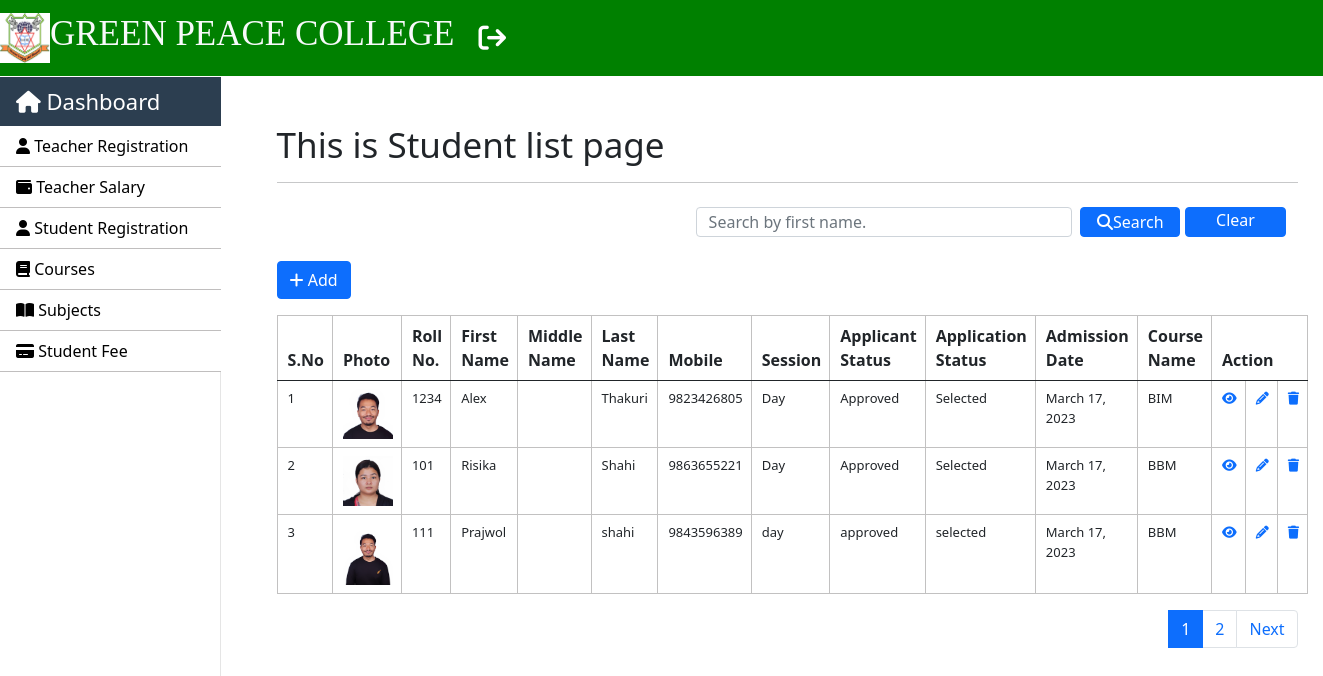
Page /students/index (signed in) on the earlier database version.
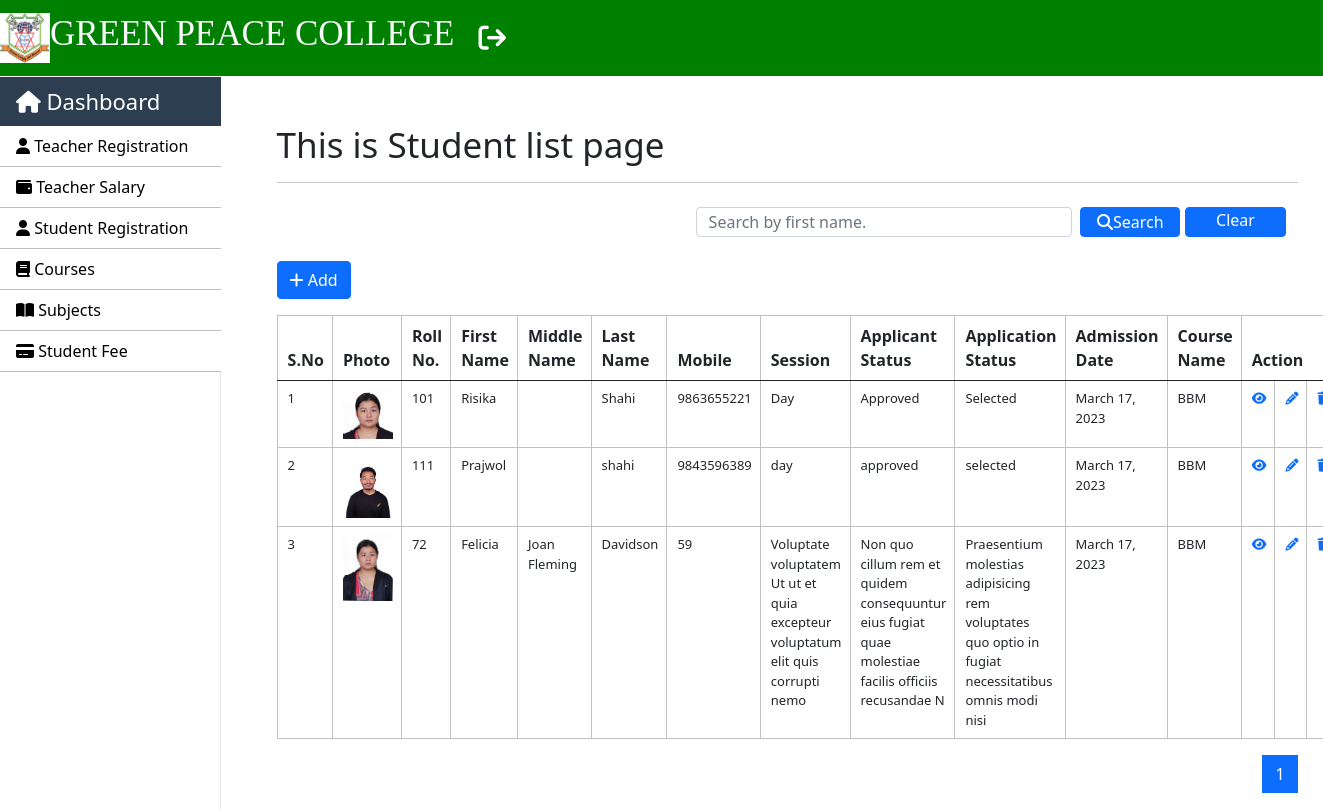
Same page on the later database version.
### SMS/models.py (models this page shows, shortened)
class Student(models.Model):
    roll_no = models.IntegerField()
    first_name = models.CharField(max_length=250)
    middle_name = models.CharField(max_length=250, blank=True)
    last_name = models.CharField(max_length=250)
    father_name = models.CharField(max_length=250, blank=True)
    mobile_no = models.IntegerField()
    image = models.ImageField(upload_to='Images/Students/', blank=True)
    course_name = models.ForeignKey(Course, on_delete=models.CASCADE)
    session = models.CharField(max_length=250)
    applicant_status = models.CharField(max_length=100)
    application_status = models.CharField(max_length=100)
    dob = models.DateField()
    gender = models.CharField(max_length=250)
    address = models.CharField(max_length=250)
    admission_date = models.DateField()
    email = models.EmailField()
    class Meta:
        db_table = "student_info"

class Course(models.Model):
    course_code = models.IntegerField()
    course_name = models.CharField(max_length=250)
    semester_or_year = models.CharField(max_length=250)
    no_of_year = models.CharField(max_length=250)
    def __str__(self):
        return self.course_name
    class Meta:
        db_table = "course"

### SMS/views.py (the view)
# urls.py: path("students/index",views.students_index, name='index-student' ),
@login_required(login_url='login')
def students_index(request):
    student_list = Student.objects.all().order_by('id')
    paginator = Paginator(student_list, 3) # Show 3 datas per page.
    page_number = request.GET.get('page')
    page_obj = paginator.get_page(page_number)
    context = {"data": page_obj}
    if request.method == "POST":
        search = request.POST.get('search')
        students = Student.objects.filter(first_name__icontains=search)
        context = {"data": students}
        return render(request, 'students/student_index.html', context)
    return render(request, 'students/student_index.html', context)

### templates/students/student_index.html (shortened to what this page needs)
{% extends 'layouts/master.html' %}
{% block custom_css %}
<link rel="stylesheet" href="https://cdnjs.cloudflare.com/ajax/libs/font-awesome/6.3.0/css/all.min.css"/>
{% endblock %}
{% block content %}
<div class="container mt-5">
    <h1>This is Student list page</h1>
    <hr>
    <nav class="navbar bg-body-tertiary">
        <div class="container-fluid">
              <form class="d-flex" role="search" action="{% url 'index-student' %}" method="POST">
                <input style="height: 30px;" class="form-control me-2" type="text" name="search" placeholder="Search by first name." aria-label="Search">
                <button class="btn btn-primary mb-3 mr-3" type="submit" style="height:30px; width: 160px; padding: 0px;"><i class="fa-solid fa-search"></i>Search</button>
                <a href="{% url 'index-student' %}" class="btn btn-primary mb-3 ml-2"  style="height:30px; width: 160px; padding: 0px; margin-left: 5px;">Clear</a>
              </form>
        </div>
    </nav>
    <a href="{% url 'add-student' %}" class="btn btn-primary mb-3"><i class="fa-solid fa-plus"></i> Add</a>
    <div class="row">
        <div class="col-8">
            <table class="table table-striped-columns table-hover">
                <thead>
                    <tr>
                        <th>S.No</th>
                        <th>Photo</th>
                        <th>Roll No.</th>
                        <th>First Name</th>
                        <th>Middle Name</th>
                        <th>Last Name</th>
                        <th>Mobile</th>
                        <th>Session</th>
                        <th>Applicant Status</th>
                        <th>Application Status</th>
                        <th>Admission Date</th>
                        <th>Course Name</th>
                        <th colspan="3">Action</th>
                    </tr>
                </thead>
                <tbody>
                    {% for val in data %}
                    <tr>
                        <td>{{ forloop.counter }}</td>
                        <td><img src="{{ val.image.url }}" width="50"></td>
                        <td>{{ val.roll_no }}</td>
                        <td>{{ val.first_name }}</td>
                        <td>{{ val.middle_name }}</td>
                        <td>{{ val.last_name }}</td>
                        <td>{{val.mobile_no}}</td>
                        <td>{{val.session}}</td>
                        <td>{{val.applicant_status}}</td>
                        <td>{{val.application_status}}</td>
                        <td>{{val.admission_date}}</td>
                        <td>{{val.course_name}}</td>
                        <td><a href="{% url 'view-student' val.id %}"><i class="fa-solid fa-eye"></i></a></td>
                        <td><a href="{% url 'edit-student' val.id %}"><i class="fa-solid fa-pencil"></i></a></td>
                        <td><a href="{% url 'delete-student' val.id %}"><i class="fa-solid fa-trash"></i></a></td>
                    </tr>
                    {% endfor %}
                </tbody>
            </table>
        </div>
    </div>
    <nav aria-label="Page navigation example">
        <ul class="pagination justify-content-end">
            {% for num_page in data.paginator.page_range %}
            {% if data.number == num_page %}
             <li class="page-item active"><a class="page-link" href="{%  url 'index-student' %}?page={{ num_page }}">{{ num_page }}</a></li>
             {% else %}
             <li class="page-item"><a class="page-link" href="{%  url 'index-student' %}?page={{ num_page }}">{{ num_page }}</a></li>
             {% endif %}
            {% endfor %}
          <li class="page-item">
            {% if data.has_next %}
                <a class="page-link" href="{%  url 'index-student' %}?page={{ data.next_page_number }}"">Next</a>
            {% endif %}
            </li>
        </ul>
      </nav>
</div>
{% endblock %}

### templates/layouts/master.html (shortened to what this page needs)
<!DOCTYPE html>
<html lang="en">
  <head>
    {% load static %}
    <link href="{% static 'css/bootstrap.min.css' %}" rel="stylesheet" />
    <link rel="stylesheet" href="{% static 'css/style.css' %}" />
    <link
      rel="stylesheet"
      href="https://cdnjs.cloudflare.com/ajax/libs/font-awesome/6.3.0/css/all.min.css"
    />
    {% block custom_css %}{% endblock %}
  </head>
  <body>
    <nav
      class="navbar navbar-expand-lg navbar-dark header-back sticky-top header-navbar-fonts"
>
      <a class="navbar-brand d-flex align-items-center" href="">
        <img
          src="{% static 'image/download.png' %}"
          class="logo-image"
          width="50"
          height="50"
        />
        <h3 class="text-light text-uppercase ml-2">GREEN PEACE College</h3>
      </a>
      <div class="collapse navbar-collapse" id="navbarNavDropdown">
        <ul class="navbar-nav ml-auto">
          <li class="nav-item active">
            <a class="nav-link" href="{% url 'logout' %}"
              ><i class="fa fa-sign-out text-white fa-lg" aria-hidden="true"></i
              ><span class="sr-only">(current)</span></a
            >
          </li>
        </ul>
      </div>
    </nav>
    <nav id="sidebarMenu" class="">
      <div
        class="col-xl-2 col-lg-3 col-md-4 sidebar position-fixed border-right">
        <div class="sidebar-header">
          <div class="nav-item">
            <a class="nav-link text-white" href="">
              <i class="fa fa-home mr-2" aria-hidden="true"></i> Dashboard
            </a>
          </div>
        </div>
        <ul class="nav flex-column">
          <li class="nav-item">
            <a class="nav-link" href="{% url 'index-teacher' %}">
              <i class="fa fa-user" aria-hidden="true"></i> Teacher Registration
            </a>
          </li>
          <li class="nav-item">
            <a class="nav-link" href="{% url 'salary-teacher' %}">
              <i class="fa fa-wallet mr-2" aria-hidden="true"></i> Teacher
              Salary
            </a>
          </li>
          <li class="nav-item">
            <a class="nav-link" href="{% url 'index-student' %}">
              <i class="fa fa-user" aria-hidden="true"></i> Student Registration
            </a>
          </li>
          <li class="nav-item">
            <a class="nav-link" href="{% url 'index-course' %}">
              <i class="fa-solid fa-book mr-2" aria-hidden="true"></i> Courses
            </a>
          </li>
          <li class="nav-item">
            <a class="nav-link" href="{% url 'index-subject' %}">
              <i class="fa-solid fa-book-open" aria-hidden="true"></i> Subjects
            </a>
          </li>
          <li class="nav-item">
            <a class="nav-link" href="{% url 'fee-index-student' %}">
              <i class="fa fa-credit-card-alt mr-2" aria-hidden="true"></i>
              Student Fee
            </a>
          </li>
        </ul>
      </div>
    </nav>
    {% block content %}{% endblock %}
  </body>
</html>

### static/css/style.css (style rules this page uses)
h1 { font-size: 35px; }
h3 { font-size: 25px; }
.header-back { background:green; }
.header-navbar-fonts { font-family: Cambria, Cochin, Georgia, Times, 'Times New Roman', serif; }
.header-navbar-fonts h3 { font-size: 35px !important; }
.header-navbar-fonts ul li a { font-size: 22px !important; }
.sidebar { padding: 0; margin-top: 1px; height: 100%; box-shadow: inset -1px 0 0 rgba(0, 0, 0, .1); background-color: #fff; }
.sidebar-header { background: #2c3e50; font-size: 22px !important; }
.sidebar ul { background-color: #ffffff; }
.sidebar ul li { border-bottom: 1px solid rgb(192, 190, 190); }
.sidebar ul li a { font-size: 16px !important; color: black; }
.table-elements tr, td, th { font-size: 13px; border: 1px solid rgb(194, 193, 193); padding-left: 10px !important; }
.table-font-for-transcript td, th { font-size: 16px !important; }

Differences in the rows shown:
removed Student: image (picture), roll_no "1234", first_name "Alex", last_name "Thakuri", mobile_no "9823426805", session "Day", applicant_status "Approved", application_status "Selected", admission_date "March 17, 2023", course_name "BIM"
now on this page (row unchanged): Student: image (picture), roll_no "72", first_name "Felicia", middle_name "Joan Fleming", last_name "Davidson", mobile_no "59", session "Voluptate voluptatem Ut ut et quia excepteur voluptatum elit quis corrupti nemo", applicant_status "Non quo cillum rem et quidem consequuntur eius fugiat quae molestiae facilis officiis recusandae N", application_status "Praesentium molestias adipisicing rem voluptates quo optio in fugiat necessitatibus omnis modi nisi", admission_date "March 17, 2023", course_name "BBM"
Other differences:
list line gone: "2"
text no longer shown: "Next"
